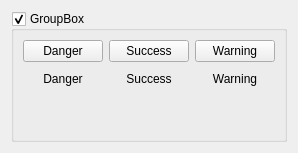
          <widget class="QWidget" name="tab_19">
           <attribute name="title">
            <string>Buttons colored</string>
           </attribute>
           <layout class="QGridLayout" name="gridLayout_40">
            <item row="0" column="0">
             <widget class="QGroupBox" name="groupBox_7">
              <property name="title">
               <string>GroupBox</string>
              </property>
              <property name="checkable">
               <bool>true</bool>
              </property>
              <layout class="QGridLayout" name="gridLayout_42">
               <item row="0" column="0">
                <layout class="QGridLayout" name="gridLayout_41">
                 <item row="0" column="0">
                  <widget class="QPushButton" name="pushButton_28">
                   <property name="text">
                    <string>Danger</string>
                   </property>
                   <property name="class" stdset="0">
                    <string>danger</string>
                   </property>
                  </widget>
                 </item>
                 <item row="1" column="1">
                  <widget class="QPushButton" name="pushButton_29">
                   <property name="text">
                    <string>Success</string>
                   </property>
                   <property name="flat">
                    <bool>true</bool>
                   </property>
                   <property name="class" stdset="0">
                    <string>success</string>
                   </property>
                  </widget>
                 </item>
                 <item row="0" column="2">
                  <widget class="QPushButton" name="pushButton_30">
                   <property name="text">
                    <string>Warning</string>
                   </property>
                   <property name="class" stdset="0">
                    <string>warning</string>
                   </property>
                  </widget>
                 </item>
                 <item row="1" column="2">
                  <widget class="QPushButton" name="pushButton_31">
                   <property name="text">
                    <string>Warning</string>
                   </property>
                   <property name="flat">
                    <bool>true</bool>
                   </property>
                   <property name="class" stdset="0">
                    <string>warning</string>
                   </property>
                  </widget>
                 </item>
                 <item row="0" column="1">
                  <widget class="QPushButton" name="pushButton_32">
                   <property name="text">
                    <string>Success</string>
                   </property>
                   <property name="class" stdset="0">
                    <string>success</string>
                   </property>
                  </widget>
                 </item>
                 <item row="1" column="0">
                  <widget class="QPushButton" name="pushButton_33">
                   <property name="text">
                    <string>Danger</string>
                   </property>
                   <property name="flat">
                    <bool>true</bool>
                   </property>
                   <property name="class" stdset="0">
                    <string>danger</string>
                   </property>
                  </widget>
                 </item>
                </layout>
               </item>
               <item row="1" column="0">
                <spacer name="verticalSpacer_9">
                 <property name="orientation">
                  <enum>Qt::Vertical</enum>
                 </property>
                 <property name="sizeHint" stdset="0">
                  <size>
                   <width>20</width>
                   <height>40</height>
                  </size>
                 </property>
                </spacer>
               </item>
              </layout>
             </widget>
            </item>
           </layout>
          </widget>
